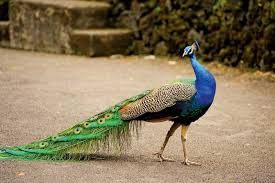
#> input picture Photos/peacock.jpg, 275 x 183 px, found by its file name
$ python resize_to_fixed_dimension.py
#> lines starting #> are read from the running program, lines starting #| are printed output that depends on the picture
import cv2 as cv
img=cv.imread('Photos/peacock.jpg')
#> img is the input picture: shape (183, 275, 3); mean B, G, R 93.2, 121.6, 136.7
resized=cv.resize(img,(300,300),interpolation=cv.INTER_AREA)
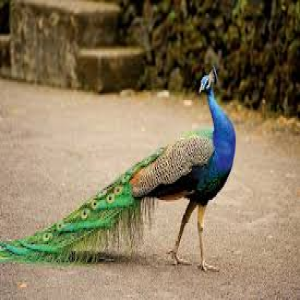
#> resized: shape (300, 300, 3); mean B, G, R 93.1, 121.5, 136.6
cv.imshow('original',img)
cv.imshow('300 x 300',resized)
cv.waitKey(0)
cv.destroyAllWindows()

$ run again, with Photos/dog.jpg copied over Photos/peacock.jpg
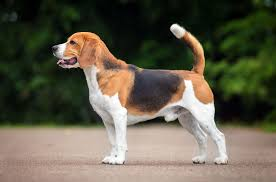
#> input picture Photos/dog.jpg, 276 x 182 px, found by its file name
#> img is the input picture: shape (182, 276, 3); mean B, G, R 75.6, 92.5, 97.4
#> `resized=cv.resize(img,(300,300),interpolation=cv.INTER_AREA)`:
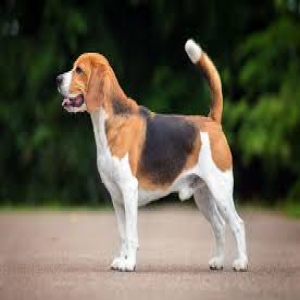
#> resized: shape (300, 300, 3); mean B, G, R 75.5, 92.4, 97.4
